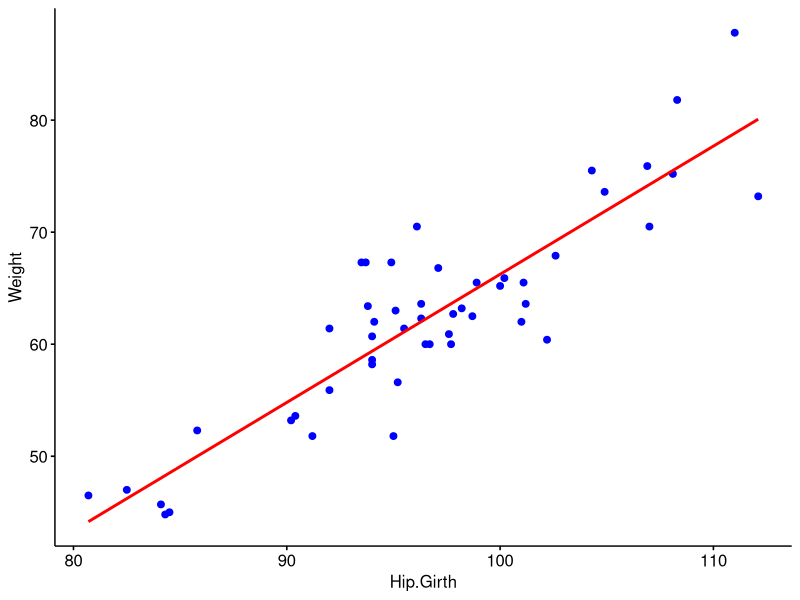
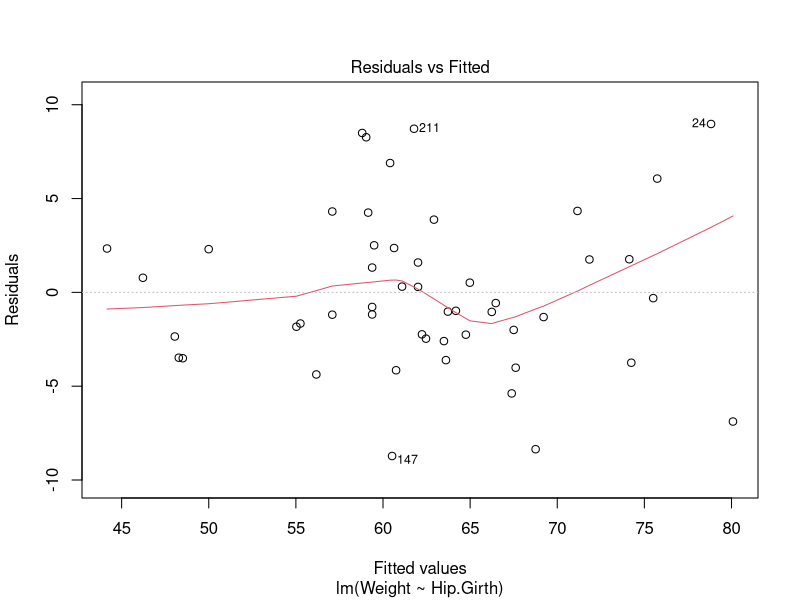
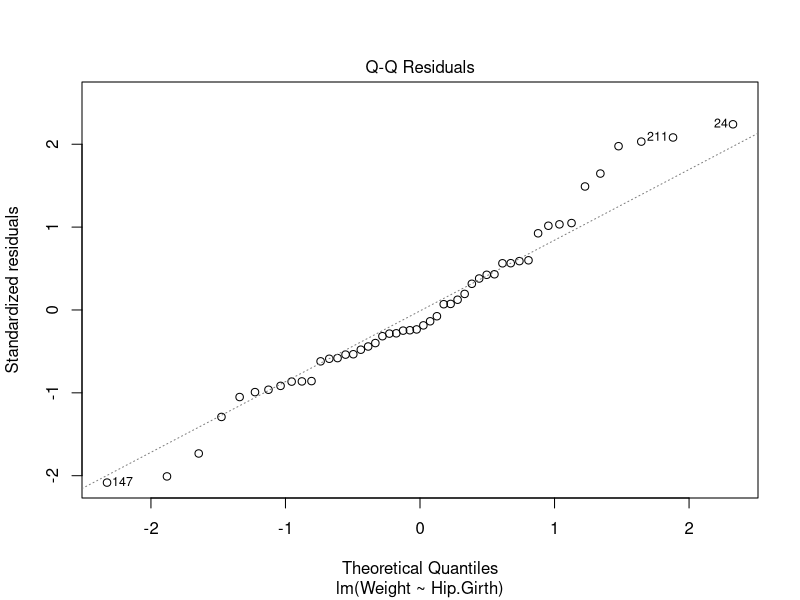
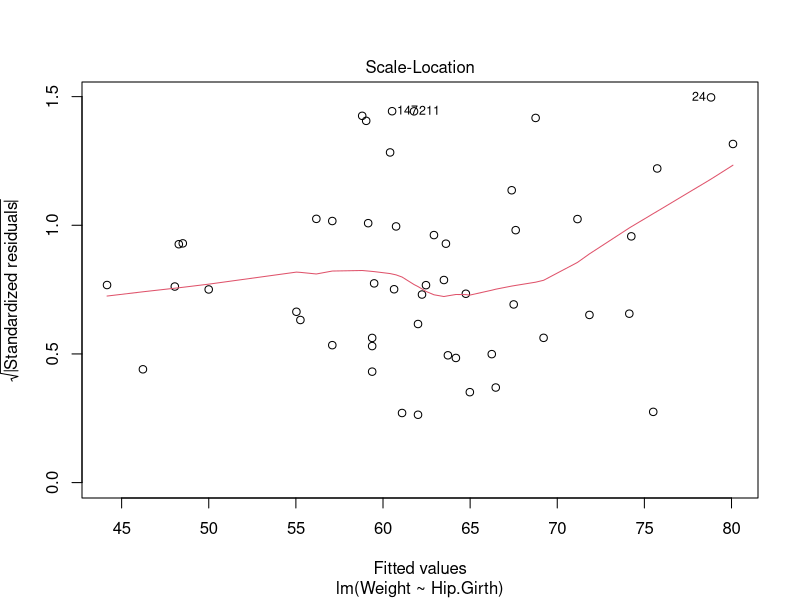
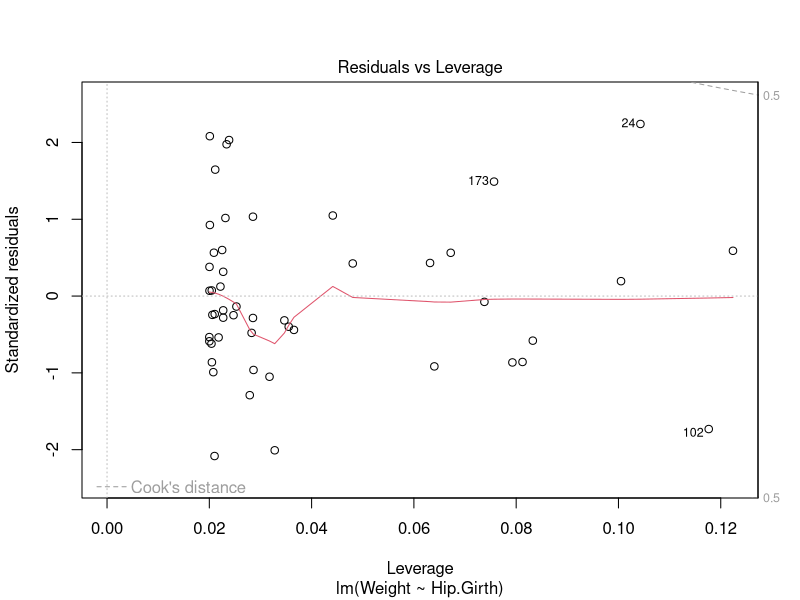
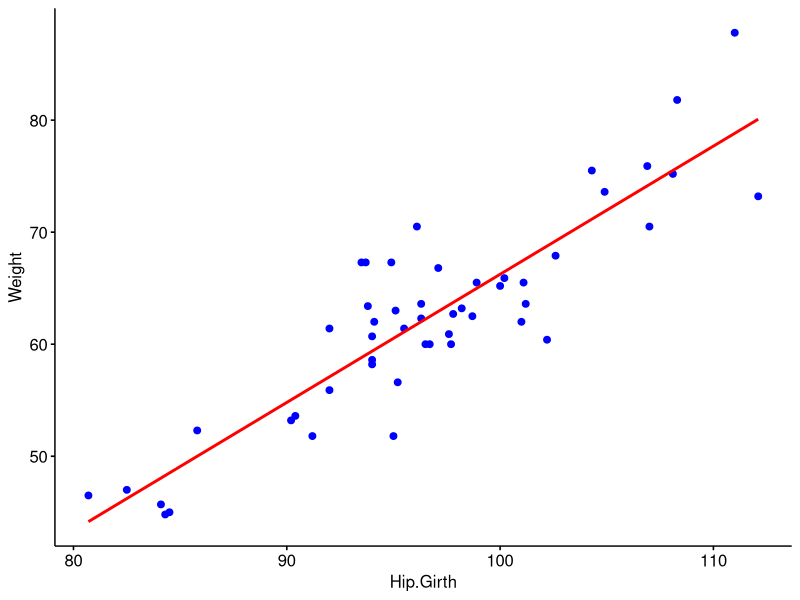

These charts were generated, in order, by the following R code: (Note: this script raises an error after producing the figures.)
## ---- chunk 1
knitr::opts_chunk$set(echo = TRUE)

library(dplyr)
library(ggpubr)
library(caret)
library(lmtest)
library(car)
## ---- chunk 2
set.seed(1624) #Se Define la semilla 
## ---- chunk 3

datos <- read.csv2("EP09 Datos.csv")
head(datos)

mujeres <- filter(datos, Gender == 0)
muestra <- mujeres[sample(nrow(mujeres), 50), ]  #Se selecciona una miestra de 50 mujeres
## ---- chunk 4
predictores <- sample(24, 8) #Se seleciona de forma aleatoria ocho posibles variables predictoras.
predictores
## ---- chunk 5
correlacion <- cor(muestra)

max_cor <- max(correlacion[23, -23])

indice_max_cor <- which.max(correlacion[23, -23])
indice_max_cor
## ---- chunk 6
muestraP <- muestra[predictores]
muestraP$Weight <- muestra$Weight
muestraP$Hip.Girth <- muestra$Hip.Girth
head(muestraP)

#MLS
modelo <- lm(Weight ~ Hip.Girth, data = muestra)
print(summary(modelo))

#Graficar el modelo
p <- ggscatter(muestra, x = "Hip.Girth", y = "Weight", color = "blue", fill = "blue")
p <- p + geom_smooth(method = lm, se = FALSE, colour = "red")
print(p)

# Crear gráficos para evaluar el modelo.
plot(modelo)

#Verificar normalidad
shapiro.test(modelo$residuals)
## ---- chunk 7
# Se analiza la relación lineal
p <- ggscatter(muestraP, x = "Hip.Girth", y = "Weight", color = "blue", fill = "blue") +
  geom_smooth(method = lm, se = FALSE, colour = "red")
print(p)

# Se analiza la normalidad de los residuos
qqPlot(modelo, main="Q-Q Plot de los residuos del modelo")
shapiro_result <- shapiro.test(modelo$residuals)
print(shapiro_result)

plot(modelo, which = 1)

# Se analiza la homocedasticidad
bptest_result <- bptest(modelo)
print(bptest_result)
## ---- chunk 8
set.seed(1624)

# Modelo nulo a evaluar
nulo <- lm(Weight ~ 1, data = muestraP)

#Modelo completo para evaluar adicion de datos
completo <- lm(Weight ~ ., data = muestraP)

modMejorado <- update(nulo, . ~ . + Hip.Girth)

add1(modMejorado, scope = completo)
## ---- chunk 9
summary(modMejorado)

modMejorado <- update(modMejorado, . ~ . + Wrist.Minimum.Girth)
plot(modMejorado)
shapiro.test(modMejorado$residuals)
## ---- chunk 10
add1(modMejorado, scope = completo)
## ---- chunk 11
modMejorado <- update(modMejorado, . ~ . + Chest.Girth)
plot(modMejorado)
shapiro.test(modMejorado$residuals)

## ---- chunk 12
# Crear conjuntos de entrenamiento y prueba .
set.seed(1624)
n <- nrow(muestra)
n_entrenamiento <- floor(0.7*n)
muestra_entrenamiento <- sample.int(n = n, size = n_entrenamiento, replace = FALSE)
entrenamiento <- datos [muestra_entrenamiento, ]
prueba <- datos [-muestra_entrenamiento, ]

# Resumen del modelo de regresión lineal simple
modelo <- lm(Weight ~ Hip.Girth, data = entrenamiento)
summary(modelo)


mse_entrenamiento <- mean(modelo$residuals**2)
cat ("MSE para el conjunto de entrenamiento :", mse_entrenamiento, "\n")

predicciones <- predict(modelo, prueba)

error <- prueba[["Weight"]] - predicciones
mse_prueba <- mean(error**2)
cat(" MSE para el conjunto de prueba :", mse_prueba)
## ---- chunk 13
# Crear conjuntos de entrenamiento y prueba .
set.seed(1624)
n <- nrow(muestra)
n_entrenamiento <- floor(0.7*n)
muestra_entrenamiento <- sample.int(n = n, size = n_entrenamiento, replace = FALSE)
entrenamiento <- datos [muestra_entrenamiento, ]
prueba <- datos [-muestra_entrenamiento, ]


# Resumen del modelo de regresión lineal multiple
modelo <- lm(Weight ~ Hip.Girth + Wrist.Minimum.Girth + Chest.Girth, data = entrenamiento)
summary(modelo)

mse_entrenamiento <- mean(modelo$residuals**2)
cat ("MSE para el conjunto de entrenamiento :", mse_entrenamiento, "\n")

predicciones <- predict(modelo, prueba)

error <- prueba[["Weight"]] - predicciones
mse_prueba <- mean(error**2)
cat(" MSE para el conjunto de prueba :", mse_prueba)
## ---- chunk 14
# Crear conjuntos de entrenamiento y prueba .
set.seed(1624)
n <- nrow(muestraP)
n_entrenamiento <- floor(0.7*n)
muestra_entrenamiento <- sample.int ( n = n , size = n_entrenamiento , replace = FALSE )
entrenamiento <- datos [muestra_entrenamiento,]
prueba <- datos [-muestra_entrenamiento,]

# Ajustar modelo usando validación cruzada de 5 pliegues .
modelo <- train (Weight ~ Hip.Girth + Wrist.Minimum.Girth + Chest.Girth, data = entrenamiento , method = "lm",
trControl = trainControl ( method = "cv", number = 5) )

summary(modelo)

# Hacer predicciones para el conjunto de entrenamiento .
predicciones_entrenamiento <- predict(modelo,entrenamiento)

# Calcular error cuadrado promedio para el conjunto de prueba .
error_entrenamiento <- entrenamiento[["Weight"]] - predicciones_entrenamiento
mse_entrenamiento <- mean(error_entrenamiento**2)
cat ("MSE para el conjunto de entrenamiento :", mse_entrenamiento, "\n")

# Hacer predicciones para el conjunto de prueba .
predicciones_prueba <- predict(modelo, prueba)

# Calcular error cuadrado promedio para el conjunto de prueba .
error_prueba <-prueba [["Weight"]] - predicciones_prueba
mse_prueba <- mean (error_prueba**2)
cat("MSE para el conjunto de prueba :", mse_prueba )
